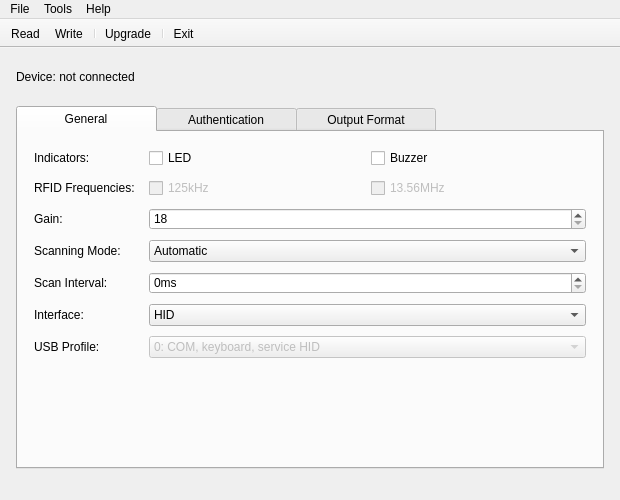
<?xml version="1.0" encoding="UTF-8"?>
<ui version="4.0">
 <class>ODRFIDConfig</class>
 <widget class="QMainWindow" name="ODRFIDConfig">
  <property name="geometry">
   <rect>
    <x>0</x>
    <y>0</y>
    <width>620</width>
    <height>500</height>
   </rect>
  </property>
  <property name="minimumSize">
   <size>
    <width>600</width>
    <height>450</height>
   </size>
  </property>
  <property name="windowTitle">
   <string>ODRFID Config</string>
  </property>
  <widget class="QWidget" name="centralWidget">
   <layout class="QVBoxLayout" name="verticalLayout_2">
    <property name="spacing">
     <number>12</number>
    </property>
    <property name="leftMargin">
     <number>16</number>
    </property>
    <property name="topMargin">
     <number>12</number>
    </property>
    <property name="rightMargin">
     <number>16</number>
    </property>
    <property name="bottomMargin">
     <number>12</number>
    </property>
    <item>
     <layout class="QHBoxLayout" name="horizontalLayout_7">
      <item>
       <widget class="QLabel" name="deviceInfoLabel">
        <property name="minimumSize">
         <size>
          <width>0</width>
          <height>34</height>
         </size>
        </property>
        <property name="accessibleName">
         <string>Connected device</string>
        </property>
        <property name="text">
         <string>Device: not connected</string>
        </property>
        <property name="textInteractionFlags">
         <set>Qt::TextSelectableByMouse</set>
        </property>
       </widget>
      </item>
     </layout>
    </item>
    <item>
     <widget class="QTabWidget" name="tabWidget">
      <property name="styleSheet">
       <string notr="true">QTabBar::tab {
    min-width: 140px;
}</string>
      </property>
      <property name="currentIndex">
       <number>0</number>
      </property>
      <widget class="QWidget" name="generalTab">
       <attribute name="title">
        <string>General</string>
       </attribute>
       <layout class="QFormLayout" name="formLayout">
        <property name="fieldGrowthPolicy">
         <enum>QFormLayout::AllNonFixedFieldsGrow</enum>
        </property>
        <property name="horizontalSpacing">
         <number>14</number>
        </property>
        <property name="verticalSpacing">
         <number>10</number>
        </property>
        <property name="leftMargin">
         <number>16</number>
        </property>
        <property name="topMargin">
         <number>16</number>
        </property>
        <property name="rightMargin">
         <number>16</number>
        </property>
        <property name="bottomMargin">
         <number>16</number>
        </property>
        <item row="0" column="0">
         <widget class="QLabel" name="label_7">
          <property name="text">
           <string>Indicators:</string>
          </property>
         </widget>
        </item>
        <item row="0" column="1">
         <layout class="QHBoxLayout" name="horizontalLayout_4">
          <item>
           <widget class="QCheckBox" name="ledCheck">
            <property name="text">
             <string>LED</string>
            </property>
           </widget>
          </item>
          <item>
           <widget class="QCheckBox" name="buzzCheck">
            <property name="text">
             <string>Buzzer</string>
            </property>
           </widget>
          </item>
         </layout>
        </item>
        <item row="3" column="0">
         <widget class="QLabel" name="label_5">
          <property name="text">
           <string>RFID Frequencies:</string>
          </property>
         </widget>
        </item>
        <item row="3" column="1">
         <layout class="QHBoxLayout" name="horizontalLayout_5">
          <item>
           <widget class="QCheckBox" name="emCheck">
            <property name="enabled">
             <bool>false</bool>
            </property>
            <property name="text">
             <string>125kHz</string>
            </property>
           </widget>
          </item>
          <item>
           <widget class="QCheckBox" name="hfCheck">
            <property name="enabled">
             <bool>false</bool>
            </property>
            <property name="text">
             <string>13.56MHz</string>
            </property>
           </widget>
          </item>
         </layout>
        </item>
        <item row="7" column="1">
         <widget class="QSpinBox" name="gainSpin">
          <property name="minimum">
           <number>18</number>
          </property>
          <property name="maximum">
           <number>48</number>
          </property>
         </widget>
        </item>
        <item row="10" column="1">
         <widget class="QComboBox" name="scanCombo">
          <item>
           <property name="text">
            <string>Automatic</string>
           </property>
          </item>
          <item>
           <property name="text">
            <string>Manual</string>
           </property>
          </item>
         </widget>
        </item>
        <item row="12" column="1">
         <widget class="QSpinBox" name="intervalSpin">
          <property name="suffix">
           <string>ms</string>
          </property>
          <property name="maximum">
           <number>65535</number>
          </property>
         </widget>
        </item>
        <item row="14" column="1">
         <widget class="QComboBox" name="ifaceCombo">
          <item>
           <property name="text">
            <string>HID</string>
           </property>
          </item>
          <item>
           <property name="text">
            <string>CDC</string>
           </property>
          </item>
         </widget>
        </item>
        <item row="16" column="1">
         <widget class="QComboBox" name="usbModeCombo">
          <property name="enabled">
           <bool>false</bool>
          </property>
          <property name="toolTip">
           <string>USB profile is stored in the reader and applied after its restart. Available over the CDC connection only.</string>
          </property>
          <item>
           <property name="text">
            <string>0: COM, keyboard, service HID</string>
           </property>
          </item>
          <item>
           <property name="text">
            <string>1: Same + CCID</string>
           </property>
          </item>
          <item>
           <property name="text">
            <string>2: CCID only</string>
           </property>
          </item>
         </widget>
        </item>
        <item row="16" column="0">
         <widget class="QLabel" name="usbModeLabel">
          <property name="text">
           <string>USB Profile:</string>
          </property>
          <property name="buddy">
           <cstring>usbModeCombo</cstring>
          </property>
         </widget>
        </item>
        <item row="7" column="0">
         <widget class="QLabel" name="label_2">
          <property name="text">
           <string>Gain:</string>
          </property>
          <property name="buddy">
           <cstring>gainSpin</cstring>
          </property>
         </widget>
        </item>
        <item row="10" column="0">
         <widget class="QLabel" name="label_8">
          <property name="text">
           <string>Scanning Mode:</string>
          </property>
          <property name="buddy">
           <cstring>scanCombo</cstring>
          </property>
         </widget>
        </item>
        <item row="12" column="0">
         <widget class="QLabel" name="label">
          <property name="text">
           <string>Scan Interval:</string>
          </property>
          <property name="buddy">
           <cstring>intervalSpin</cstring>
          </property>
         </widget>
        </item>
        <item row="14" column="0">
         <widget class="QLabel" name="label_6">
          <property name="text">
           <string>Interface:</string>
          </property>
          <property name="buddy">
           <cstring>ifaceCombo</cstring>
          </property>
         </widget>
        </item>
       </layout>
      </widget>
      <widget class="QWidget" name="authTab">
       <attribute name="title">
        <string>Authentication</string>
       </attribute>
       <layout class="QVBoxLayout" name="verticalLayout_3">
        <item>
         <widget class="QGroupBox" name="keyGroup">
          <property name="title">
           <string>Mifare Classic Key</string>
          </property>
          <layout class="QHBoxLayout" name="horizontalLayout_6">
           <item>
            <widget class="QRadioButton" name="keyARadio">
             <property name="text">
              <string>A</string>
             </property>
             <property name="checked">
              <bool>true</bool>
             </property>
            </widget>
           </item>
           <item>
            <widget class="QRadioButton" name="keyBRadio">
             <property name="text">
              <string>B</string>
             </property>
            </widget>
           </item>
           <item>
            <widget class="QHexLineEdit" name="keyEdit">
             <property name="placeholderText">
              <string notr="true">FFFFFFFFFFFF</string>
             </property>
            </widget>
           </item>
          </layout>
         </widget>
        </item>
        <item>
         <widget class="QGroupBox" name="ulevGroup">
          <property name="title">
           <string>Mifare Ultralight / NTAG Key</string>
          </property>
          <layout class="QHBoxLayout" name="horizontalLayout">
           <item>
            <widget class="QHexLineEdit" name="ulevEdit">
             <property name="placeholderText">
              <string notr="true">FFFFFFFF</string>
             </property>
            </widget>
           </item>
          </layout>
         </widget>
        </item>
        <item>
         <widget class="QGroupBox" name="plusBox">
          <property name="title">
           <string>Mifare Plus Key</string>
          </property>
          <layout class="QHBoxLayout" name="horizontalLayout_2">
           <item>
            <widget class="QHexLineEdit" name="keyplusEdit">
             <property name="placeholderText">
              <string notr="true">FFFFFFFFFFFFFFFFFFFFFFFFFFFFFFFF</string>
             </property>
            </widget>
           </item>
          </layout>
         </widget>
        </item>
       </layout>
      </widget>
      <widget class="QWidget" name="formatTab">
       <attribute name="title">
        <string>Output Format</string>
       </attribute>
       <layout class="QVBoxLayout" name="verticalLayout_4">
        <item>
         <widget class="QCheckBox" name="capsCheck">
          <property name="text">
           <string>Capitalize</string>
          </property>
         </widget>
        </item>
        <item>
         <widget class="QStackedWidget" name="outputFormatSelector">
          <property name="currentIndex">
           <number>0</number>
          </property>
          <widget class="QWidget" name="stubPage"/>
          <widget class="QWidget" name="legacyOutputWidget">
           <layout class="QGridLayout" name="gridLayout">
            <property name="leftMargin">
             <number>0</number>
            </property>
            <property name="rightMargin">
             <number>0</number>
            </property>
            <item row="0" column="0">
             <widget class="QLabel" name="label_3">
              <property name="text">
               <string>Output:</string>
              </property>
              <property name="alignment">
               <set>Qt::AlignLeading|Qt::AlignLeft|Qt::AlignVCenter</set>
              </property>
             </widget>
            </item>
            <item row="0" column="1">
             <widget class="QRadioButton" name="uidRadio">
              <property name="text">
               <string>UID</string>
              </property>
              <property name="checked">
               <bool>true</bool>
              </property>
             </widget>
            </item>
            <item row="0" column="2">
             <widget class="QRadioButton" name="blockRadio">
              <property name="text">
               <string>Block:</string>
              </property>
             </widget>
            </item>
            <item row="0" column="3">
             <widget class="QSpinBox" name="blockSpin">
              <property name="maximum">
               <number>255</number>
              </property>
             </widget>
            </item>
            <item row="1" column="2" colspan="2">
             <widget class="QCheckBox" name="crnlCheck">
              <property name="text">
               <string>Append 'Return'</string>
              </property>
             </widget>
            </item>
            <item row="1" column="0" colspan="2">
             <widget class="QCheckBox" name="uidsakCheck">
              <property name="text">
               <string>SAK</string>
              </property>
             </widget>
            </item>
           </layout>
          </widget>
          <widget class="QWidget" name="formatEditorWidget">
           <layout class="QVBoxLayout" name="verticalLayout">
            <property name="leftMargin">
             <number>0</number>
            </property>
            <property name="rightMargin">
             <number>0</number>
            </property>
            <item>
             <widget class="QLabel" name="label_4">
              <property name="text">
               <string>Format:</string>
              </property>
              <property name="buddy">
               <cstring>fmtEdit</cstring>
              </property>
             </widget>
            </item>
            <item>
             <widget class="QLineEdit" name="fmtEdit"/>
            </item>
            <item>
             <spacer name="verticalSpacer">
              <property name="orientation">
               <enum>Qt::Vertical</enum>
              </property>
              <property name="sizeHint" stdset="0">
               <size>
                <width>20</width>
                <height>40</height>
               </size>
              </property>
             </spacer>
            </item>
           </layout>
          </widget>
         </widget>
        </item>
       </layout>
      </widget>
     </widget>
    </item>
   </layout>
  </widget>
  <widget class="QMenuBar" name="menuBar">
   <property name="geometry">
    <rect>
     <x>0</x>
     <y>0</y>
     <width>482</width>
     <height>27</height>
    </rect>
   </property>
   <widget class="QMenu" name="menuFile">
    <property name="title">
     <string>File</string>
    </property>
    <addaction name="actionExit"/>
   </widget>
   <widget class="QMenu" name="menuHelp">
    <property name="title">
     <string>Help</string>
    </property>
    <addaction name="actionAbout"/>
    <addaction name="actionAbout_Qt"/>
   </widget>
   <widget class="QMenu" name="menuTools">
    <property name="title">
     <string>Tools</string>
    </property>
    <widget class="QMenu" name="menuLanguage">
     <property name="title">
      <string>Language</string>
     </property>
     <addaction name="actionSystemLanguage"/>
     <addaction name="actionEnglish"/>
     <addaction name="actionRussian"/>
    </widget>
    <addaction name="actionRead"/>
    <addaction name="actionWrite"/>
    <addaction name="separator"/>
    <addaction name="actionUpgrade"/>
    <addaction name="separator"/>
    <addaction name="menuLanguage"/>
   </widget>
   <addaction name="menuFile"/>
   <addaction name="menuTools"/>
   <addaction name="menuHelp"/>
  </widget>
  <widget class="QToolBar" name="mainToolBar">
   <property name="windowTitle">
    <string>Tools</string>
   </property>
   <property name="movable">
    <bool>false</bool>
   </property>
   <property name="floatable">
    <bool>false</bool>
   </property>
   <property name="iconSize">
    <size>
     <width>20</width>
     <height>20</height>
    </size>
   </property>
   <property name="toolButtonStyle">
    <enum>Qt::ToolButtonTextBesideIcon</enum>
   </property>
   <attribute name="toolBarArea">
    <enum>TopToolBarArea</enum>
   </attribute>
   <attribute name="toolBarBreak">
    <bool>false</bool>
   </attribute>
   <addaction name="actionRead"/>
   <addaction name="actionWrite"/>
   <addaction name="separator"/>
   <addaction name="actionUpgrade"/>
   <addaction name="separator"/>
   <addaction name="actionExit"/>
  </widget>
  <widget class="QStatusBar" name="statusBar">
   <property name="sizeGripEnabled">
    <bool>false</bool>
   </property>
  </widget>
  <action name="actionExit">
   <property name="text">
    <string>Exit</string>
   </property>
   <property name="toolTip">
    <string>Close the application</string>
   </property>
  </action>
  <action name="actionAbout">
   <property name="text">
    <string>About</string>
   </property>
  </action>
  <action name="actionAbout_Qt">
   <property name="text">
    <string>About Qt</string>
   </property>
  </action>
  <action name="actionRead">
   <property name="text">
    <string>Read</string>
   </property>
   <property name="toolTip">
    <string>Read the configuration from the device.
All the current changes will be lost!</string>
   </property>
  </action>
  <action name="actionWrite">
   <property name="text">
    <string>Write</string>
   </property>
   <property name="toolTip">
    <string>Write the configuration to the device</string>
   </property>
  </action>
  <action name="actionUpgrade">
   <property name="text">
    <string>Upgrade</string>
   </property>
   <property name="toolTip">
    <string>Put the device into the firmware upgrade mode</string>
   </property>
  </action>
  <action name="actionEnglish">
   <property name="text">
    <string>English</string>
   </property>
  </action>
  <action name="actionSystemLanguage">
   <property name="text">
    <string>System</string>
   </property>
  </action>
  <action name="actionRussian">
   <property name="text">
    <string>Russian</string>
   </property>
  </action>
 </widget>
 <layoutdefault spacing="6" margin="11"/>
 <customwidgets>
  <customwidget>
   <class>QHexLineEdit</class>
   <extends>QLineEdit</extends>
   <header location="global">qhexlineedit.h</header>
  </customwidget>
 </customwidgets>
 <resources/>
 <connections>
  <connection>
   <sender>blockRadio</sender>
   <signal>toggled(bool)</signal>
   <receiver>blockSpin</receiver>
   <slot>setEnabled(bool)</slot>
   <hints>
    <hint type="sourcelabel">
     <x>220</x>
     <y>361</y>
    </hint>
    <hint type="destinationlabel">
     <x>279</x>
     <y>369</y>
    </hint>
   </hints>
  </connection>
 </connections>
</ui>
